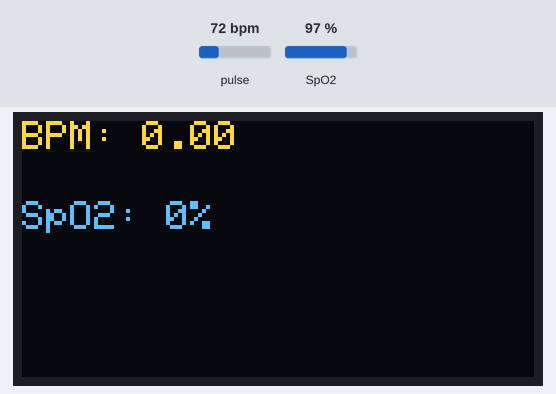
The sketch below on a simulated Arduino Uno, built with avr-gcc and run on an emulated ATmega328P. Shown: 128×64 one-colour display. The inputs (shaded band) are chosen by the test bench; at power-on: pulse 72 bpm, SpO2 97 %. The OLED is the two-colour kind (top 16 rows yellow); what the sketch prints to the serial monitor is not drawn.

Above: at 1.6 s.
1.7 s: pulse set to 42 bpm
At 4.7 s:
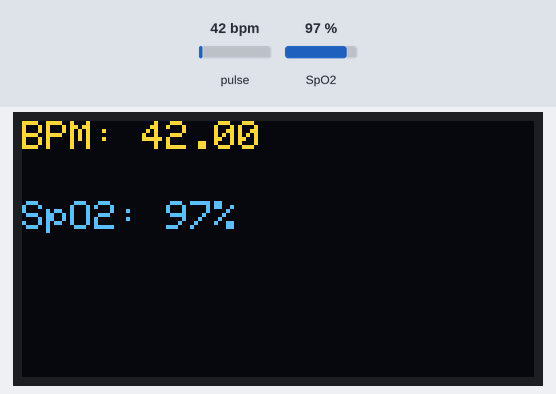
5.6 s: SpO2 set to 80 %
At 7.2 s:
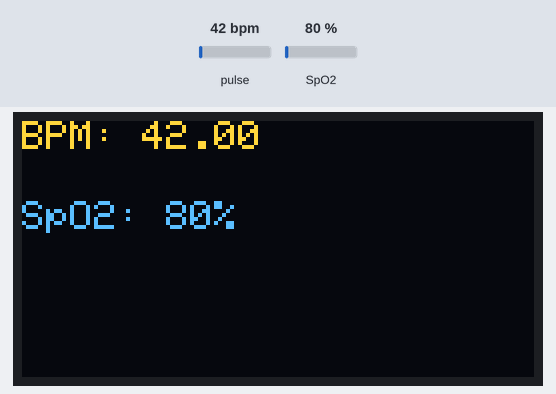
7.6 s: pulse set to 70 bpm
At 9.4 s:
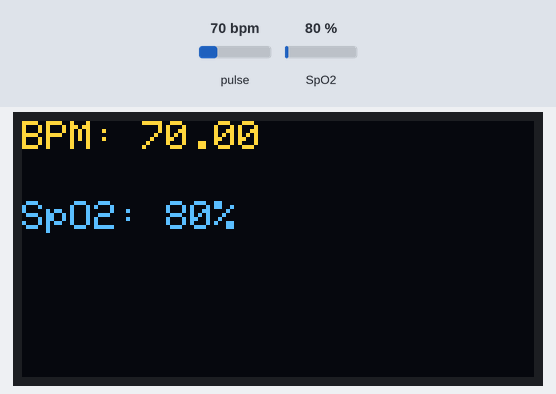
9.7 s: SpO2 set to 85 %
Timing chart, 0 to 12.7 s (numbered marks = the images above; inputs shaded):
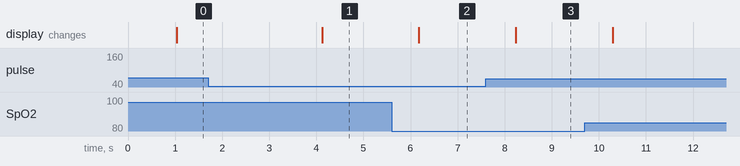

Measured:
- after the input at 1.7 s, the display: changes after 2.4 s (image 1)
- after the input at 5.6 s, the display: changes after 0.58 s (image 2)
- after the input at 7.6 s, the display: changes after 0.64 s (image 3)

The sketch:

sketch_jan02c.ino
```cpp
#include <Wire.h>
#include <Adafruit_GFX.h>
#include <Adafruit_SSD1306.h>
#include "MAX30100_PulseOximeter.h"

#define SCREEN_WIDTH 128
#define SCREEN_HEIGHT 64
Adafruit_SSD1306 display(SCREEN_WIDTH, SCREEN_HEIGHT, &Wire, -1);

PulseOximeter pox;
uint32_t tsLastReport = 0;

void onBeatDetected() {
    Serial.println("Beat!");
}

void setup() {
    Serial.begin(115200);

    // Initialize OLED
    if(!display.begin(SSD1306_SWITCHCAPVCC, 0x3C)) {
        Serial.println("OLED failed"); for(;;);
    }
    display.clearDisplay();
    display.setTextSize(1);
    display.setTextColor(WHITE);

    // Initialize MAX30100
    Serial.print("Initializing MAX30100...");
    if (!pox.begin()) {
        Serial.println("FAILED");
        display.setCursor(0,0);
        display.print("Sensor Failed!");
        display.display();
        for(;;);
    } else {
        Serial.println("SUCCESS");
    }

    // Optional: Lower LED current to save power or fix communication issues
    pox.setIRLedCurrent(MAX30100_LED_CURR_7_6MA);
    pox.setOnBeatDetectedCallback(onBeatDetected);
}

void loop() {
    pox.update(); // Must be called constantly for accurate readings

    // Update display every 1 second
    if (millis() - tsLastReport > 1000) {
        display.clearDisplay();

        display.setCursor(0,0);
        display.println("BPM: " + String(pox.getHeartRate()));

        display.setCursor(0,20);
        display.println("SpO2: " + String(pox.getSpO2()) + "%");

        display.display();
        tsLastReport = millis();
    }
}
```
